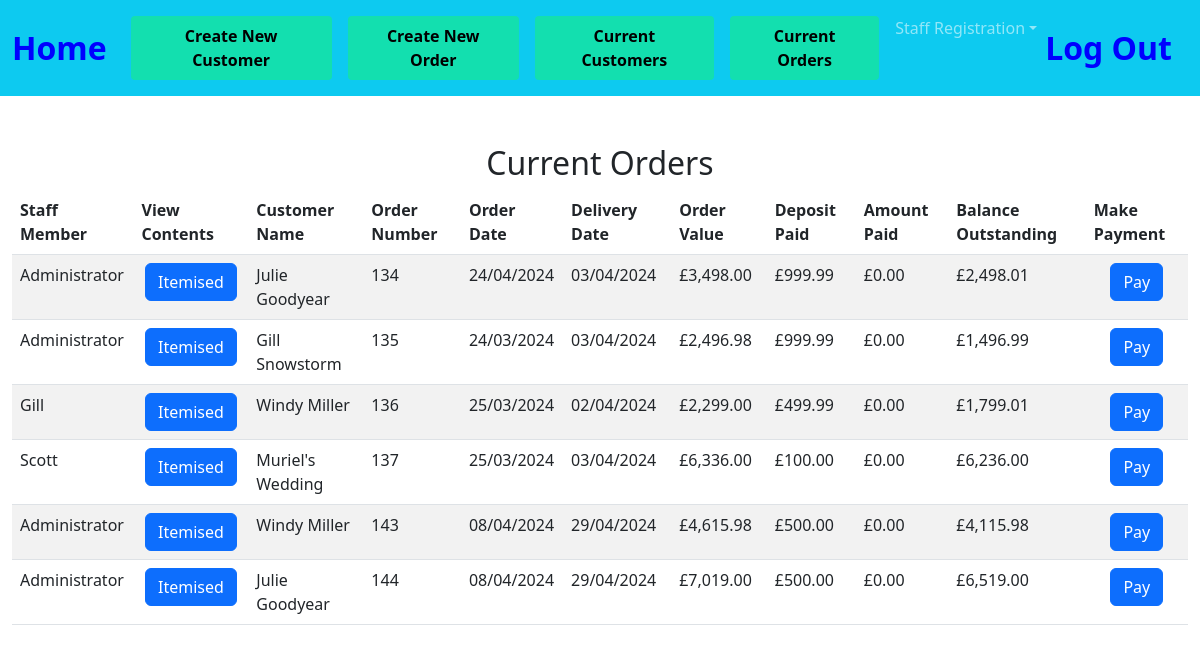
The app's page /open_orders, older data.
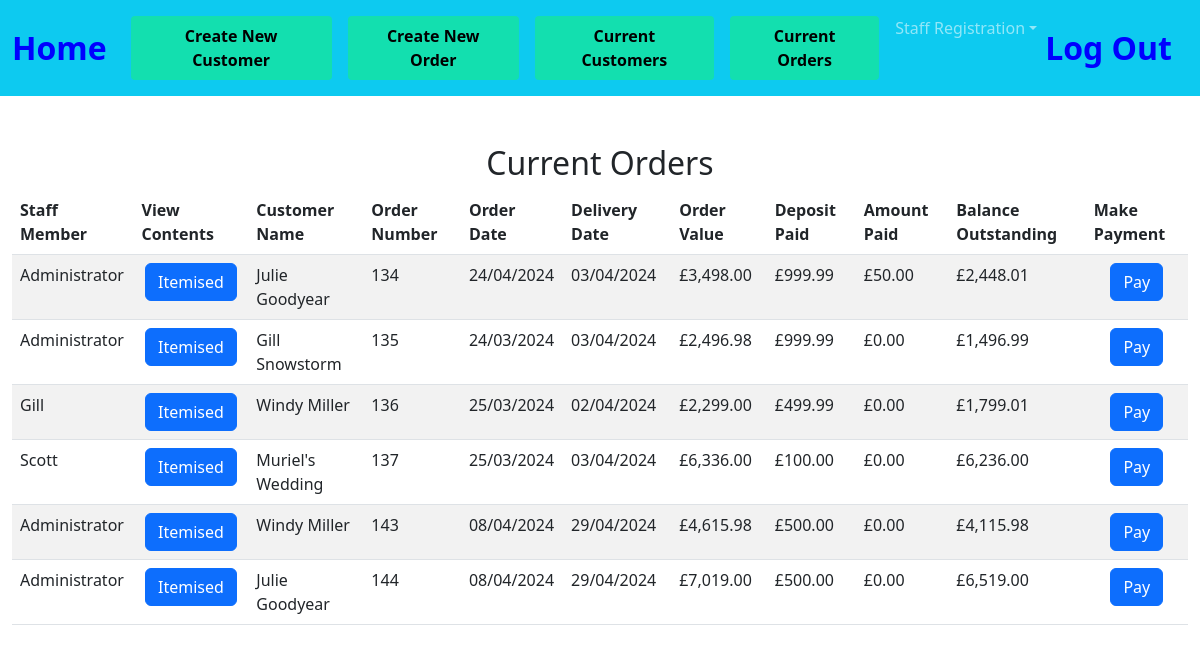
The same page, newer data.
### tables this page shows
CREATE TABLE orders(order_id INTEGER PRIMARY KEY AUTOINCREMENT NOT NULL,  cust_id INTEGER, order_no INTEGER, item_id INTEGER, staff_member TEXT, order_date DATETIME, completion TEXT, delivery_date DATETIME, colour_finish TEXT, extra_details TEXT, selling_price DECIMAL, del_col_take TEXT , quantity INTEGER, balance DECIMAL, deposit DECIMAL, amount_paid DECIMAL);

### app.py (the view)
@app.route("/open_orders", methods=["GET", "POST"])
def open_orders():
    if request.method == "POST":
        order_no = request.form.get("order_no")
        current = db.execute("SELECT * FROM orders WHERE order_id = (?);", order_no)
        for row in current:
            customer_id = row["cust_id"]
            staff_member = row["staff_member"]
            order_date = row["order_date"]
            item_id = row["item_id"]
        db.execute("INSERT INTO current_order(cust_id, staff_member, order_date, item_id, order_number) VALUES (?, ?, ?, ?, ?);", customer_id,  staff_member, order_date, item_id, order_no)
        return render_template("stock_list.html", order_no = order_no)
    else:
        order_no = request.form.get("order_no")
        user = request.form.get("user")
        totals=db.execute("select order_number, SUM(amount_paid) AS tot_paid FROM payments group by order_number;")
        for row in totals:
            order_numb = (row["order_number"])
            total = (row["tot_paid"])
            balance = (row["tot_paid"])
            db.execute("UPDATE current_order SET amount_paid = (?) WHERE order_number = (?);", total, order_numb)
        ord_detail = db.execute("select current_order.order_number, current_order.amount_paid, orders.staff_member, orders.cust_id, first_name, last_name, order_id,orders.order_date, orders.deposit, completion, orders.delivery_date, balance, total_cost from orders JOIN customers on orders.cust_id = customers.id JOIN current_order ON current_order.order_number = orders.order_id GROUP BY order_id;")
        for row in ord_detail:
            order_id = (row["order_id"])
            amount_paid = (row["amount_paid"])
            total_cost = (row["total_cost"])
            deposit = (row["deposit"])
            balance = total_cost - deposit- amount_paid
            db.execute("UPDATE orders SET balance = (?) WHERE order_id = (?);", balance, order_id)
        finals = db.execute("select current_order.order_number, current_order.amount_paid, orders.staff_member, orders.cust_id, balance, first_name, last_name, order_id,orders.order_date, orders.deposit, completion, orders.delivery_date, balance, total_cost from orders JOIN customers on orders.cust_id = customers.id JOIN current_order ON current_order.order_number = orders.order_id GROUP BY order_id;")
        return render_template("open_orders.html", ord_detail = finals, user = user)

### app.py (called while the page is built)
@app.after_request
def after_request(response):
    response.headers["Cache-Control"] = "no-cache, no-store, must-revalidate"
    response.headers["Expires"] = 0
    response.headers["Pragma"] = "no-cache"
    return response

### extras.py (called while the page is built)
def GBP(value):
    return f"£{value:,.2f}"

### templates/open_orders.html (shortened to what this page needs)
{% extends "layout.html" %}
{% block main %}
<div class="section">
    <h2>Current Orders</h2>
    <table class="table table-striped">
        <thead>
            <tr>
                <th class="text-start">Staff Member</th>
                <th class="text-start">View Contents</th>
                <th class="text-start">Customer Name</th>
                <th class="text-start">Order Number</th>
                <th class="text-start">Order Date</th>
                <th class="text-start">Delivery Date</th>
                <th class="text-start">Order Value</th>
                <th class="text-start">Deposit Paid</th>
                <th class="text-start"> Amount Paid</th>
                <th class="text-start">Balance Outstanding</th>
                <th class="text-start"> Make Payment</th>
            </tr>
    </thead>
        <tbody>
            {% for row in ord_detail %}
            <tr>
                <td class="text-start">{{ row["staff_member"] }}</td>
                <form action="/show_content" method="POST">
                    <td><input type="hidden" name="order_no" VALUE="{{ row['order_id'] }}"><button class="btn btn-primary" type="submit">Itemised</button></td>
                </form>
                <td class="text-start">{{ row["first_name"] }} {{ row["last_name"] }}</td>
                <td class="text-start">{{ row["order_id"] }}</td>
                <td class="text-start">{{ row["order_date"] }}</td>
                <td class="text-start">{{ row["delivery_date"] }}</td>
                <td class="text-start">{{ row["total_cost"] |GBP }}</td>
                <td class="text-start">{{ row["deposit"] |GBP }}</td>
                <td class="text-start">{{ row["amount_paid"] |GBP }}</td>
                <td class="text-start">{{ (row["total_cost"] - row["deposit"] - row["amount_paid"]) |GBP}}</td>
                <form action="/pay" method="POST">
                    <td><input type="hidden" name="order_no" VALUE="{{ row['order_id'] }}"><button class="btn btn-primary" type="submit">Pay</button></td>
                </form>
                </tr>
            {% endfor %}
        </tbody>
    </table>
</div>
{% endblock %}

Row changes from the older to the newer data that the page shows:
changed orders id 134: amount_paid|GBP "£0.00" → "£50.00"; deposit "£2,498.01" → "£2,448.01"
